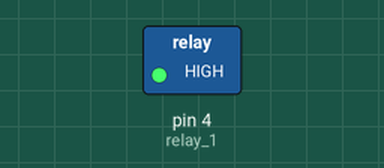
Simulated run of this sketch. Board: Arduino Uno, built with avr-gcc and run on an emulated ATmega328P. Parts: switched loads named in the sketch (green lamp = pin HIGH). Dashed ring = blinking. What the sketch prints to the serial monitor is not drawn.

Above: at 0.5 s.
Timing chart, 0 to 4.6 s (numbered marks = the images above):
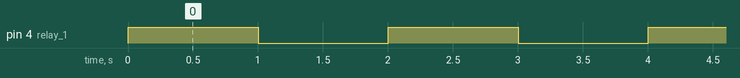

Measured:
- by itself, pin 4 (relay_1): alternates HIGH for 1.0 s and LOW for 1.0 s

The sketch:

relay_test.ino
```cpp
int relay_1 = 4;

void setup() {
  // put your setup code here, to run once:
  Serial.begin(9600);

  pinMode(relay_1, OUTPUT);


}

void loop() {

  digitalWrite(relay_1, HIGH);

  Serial.println("Relay ON");

  delay(1000);

  digitalWrite(relay_1, LOW);

  Serial.println("Relay OFF");

  delay(1000);
}
```
